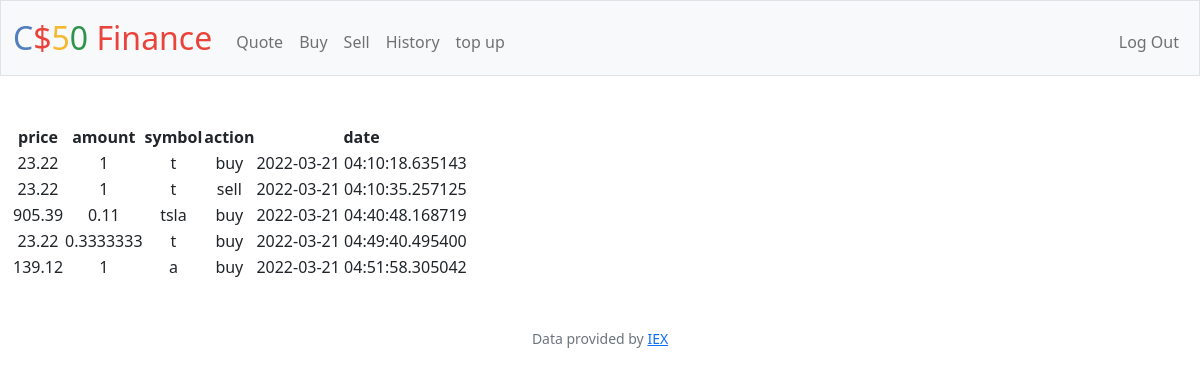
/history (signed in), run on an earlier commit of the app's database.
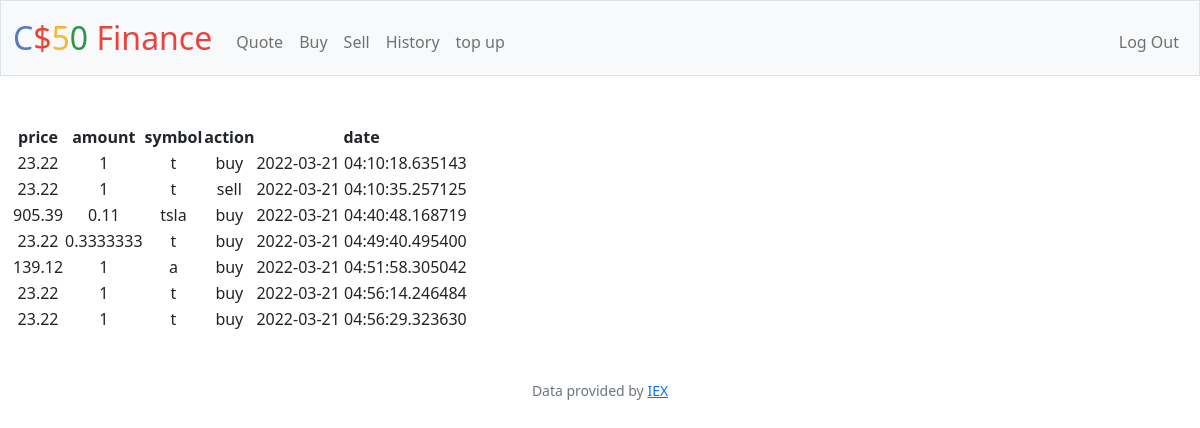
And on a later commit of the database.
### tables this page shows
CREATE TABLE receipts ( id INTEGER PRIMARY KEY AUTOINCREMENT NOT NULL ,price NUMERIC NOT NULL, amount NUMERIC NOT NULL, symbol TEXT NOT NULL, user_id INTEGER NOT NULL,action TEXT NOT NULL,date TEXT NOT NULL );

### app.py (the view)
@app.route("/history")
@login_required
def history():
    values = db.execute("SELECT * FROM receipts")
    print("values = ",values[0]['price'])
    return render_template("history.html",values = values)

### app.py (called while the page is built)
@app.after_request
def after_request(response):
    response.headers["Cache-Control"] = "no-cache, no-store, must-revalidate"
    response.headers["Expires"] = 0
    response.headers["Pragma"] = "no-cache"
    return response

### helpers.py (called while the page is built)
def login_required(f):
    @wraps(f)
    def decorated_function(*args, **kwargs):
        if session.get("user_id") is None:
            return redirect("/login")
        return f(*args, **kwargs)
    return decorated_function

### templates/history.html (shortened to what this page needs)
{% extends "layout.html" %}
{% block main %}
    <table>
        <thead>
            <th>price</th>
            <th>amount</th>
            <th>symbol</th>
            <th>action</th>
            <th>date</th>
        </thead>
        <tbody>
            {% for value in values %}
            <tr>
                <td>{{ value["price"] }}</td>
                <td>{{ value["amount"] }}</td>
                <td>{{ value["symbol"] }}</td>
                <td>{{ value["action"] }}</td>
                <td>{{ value["date"] }}</td>
            </tr>
            {% endfor%}
            </tbody>
        </table>
    {% endblock %}

### templates/layout.html (shortened to what this page needs)
<!DOCTYPE html>
<html lang="en">
    <head>
        <link href="https://cdn.jsdelivr.net/npm/bootstrap@5.1.3/dist/css/bootstrap.min.css" rel="stylesheet">
        <link href="/static/styles.css" rel="stylesheet">
    </head>
    <body>
        <nav class="bg-light border navbar navbar-expand-md navbar-light">
            <div class="container-fluid">
                <a class="navbar-brand" href="/"><span class="blue">C</span><span class="red">$</span><span class="yellow">5</span><span class="green">0</span> <span class="red">Finance</span></a>
                <div class="collapse navbar-collapse" id="navbar">
                    {% if session["user_id"] %}
                        <ul class="navbar-nav me-auto mt-2">
                            <li class="nav-item"><a class="nav-link" href="/quote">Quote</a></li>
                            <li class="nav-item"><a class="nav-link" href="/buy">Buy</a></li>
                            <li class="nav-item"><a class="nav-link" href="/sell">Sell</a></li>
                            <li class="nav-item"><a class="nav-link" href="/history">History</a></li>
                            <li class="nav-item"><a class="nav-link" href="/topup">top up</a></li>
                        </ul>
                        <ul class="navbar-nav ms-auto mt-2">
                            <li class="nav-item"><a class="nav-link" href="/logout">Log Out</a></li>
                        </ul>
                    {% else %}
                        <ul class="navbar-nav ms-auto mt-2">
                            <li class="nav-item"><a class="nav-link" href="/register">Register</a></li>
                            <li class="nav-item"><a class="nav-link" href="/login">Log In</a></li>
                        </ul>
                    {% endif %}
                </div>
            </div>
        </nav>
        <main class="container-fluid py-5 text-center">
            {% block main %}{% endblock %}
        </main>
        <footer class="mb-5 small text-center text-muted">
            Data provided by <a href="https://iexcloud.io/">IEX</a>
        </footer>
    </body>
</html>

### static/styles.css (style rules this page uses)
nav .navbar-brand { font-size: xx-large; }
nav .navbar-brand .blue { color: #537fbe; }
nav .navbar-brand .red { color: #ea433b; }
nav .navbar-brand .yellow { color: #f5b82e; }
nav .navbar-brand .green { color: #2e944b; }

What changed in the data, as far as the page shows it:
added receipts: price "23.22", amount "1", symbol "t", action "buy", date "2022-03-21 04:56:14.246484"
added receipts: price "23.22", amount "1", symbol "t", action "buy", date "2022-03-21 04:56:29.323630"
